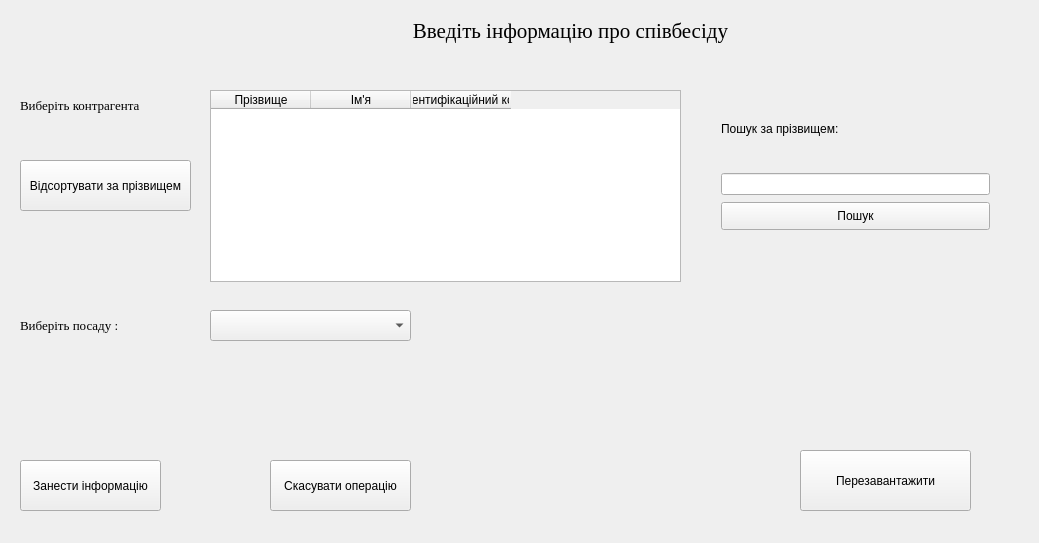
<?xml version="1.0" encoding="UTF-8"?>
<ui version="4.0">
 <class>interviewwindow</class>
 <widget class="QWidget" name="interviewwindow">
  <property name="geometry">
   <rect>
    <x>0</x>
    <y>0</y>
    <width>1039</width>
    <height>543</height>
   </rect>
  </property>
  <property name="windowTitle">
   <string>Form</string>
  </property>
  <widget class="QLabel" name="log_int_lb">
   <property name="geometry">
    <rect>
     <x>10</x>
     <y>10</y>
     <width>1121</width>
     <height>41</height>
    </rect>
   </property>
   <property name="font">
    <font>
     <family>Times New Roman</family>
     <pointsize>16</pointsize>
    </font>
   </property>
   <property name="text">
    <string>Введіть інформацію про співбесіду</string>
   </property>
   <property name="alignment">
    <set>Qt::AlignCenter</set>
   </property>
  </widget>
  <widget class="QLabel" name="label">
   <property name="geometry">
    <rect>
     <x>20</x>
     <y>90</y>
     <width>171</width>
     <height>31</height>
    </rect>
   </property>
   <property name="font">
    <font>
     <family>Times New Roman</family>
     <pointsize>10</pointsize>
    </font>
   </property>
   <property name="text">
    <string>Виберіть контрагента</string>
   </property>
  </widget>
  <widget class="QLabel" name="label_2">
   <property name="geometry">
    <rect>
     <x>20</x>
     <y>310</y>
     <width>171</width>
     <height>31</height>
    </rect>
   </property>
   <property name="font">
    <font>
     <family>Times New Roman</family>
     <pointsize>10</pointsize>
    </font>
   </property>
   <property name="text">
    <string>Виберіть посаду :</string>
   </property>
  </widget>
  <widget class="QPushButton" name="add_interview_button">
   <property name="geometry">
    <rect>
     <x>20</x>
     <y>460</y>
     <width>141</width>
     <height>51</height>
    </rect>
   </property>
   <property name="text">
    <string>Занести інформацію</string>
   </property>
  </widget>
  <widget class="QPushButton" name="cansel_button">
   <property name="geometry">
    <rect>
     <x>270</x>
     <y>460</y>
     <width>141</width>
     <height>51</height>
    </rect>
   </property>
   <property name="text">
    <string>Скасувати операцію</string>
   </property>
  </widget>
  <widget class="QTableWidget" name="contr_to_int_table">
   <property name="geometry">
    <rect>
     <x>210</x>
     <y>90</y>
     <width>471</width>
     <height>192</height>
    </rect>
   </property>
   <column>
    <property name="text">
     <string>Прізвище</string>
    </property>
   </column>
   <column>
    <property name="text">
     <string>Ім'я</string>
    </property>
   </column>
   <column>
    <property name="text">
     <string>Ідентифікаційний код</string>
    </property>
   </column>
  </widget>
  <widget class="QComboBox" name="position_cb">
   <property name="geometry">
    <rect>
     <x>210</x>
     <y>310</y>
     <width>201</width>
     <height>31</height>
    </rect>
   </property>
  </widget>
  <widget class="QLabel" name="error_label">
   <property name="geometry">
    <rect>
     <x>740</x>
     <y>310</y>
     <width>231</width>
     <height>101</height>
    </rect>
   </property>
   <property name="text">
    <string/>
   </property>
  </widget>
  <widget class="QPushButton" name="interview_sort_bt">
   <property name="geometry">
    <rect>
     <x>20</x>
     <y>160</y>
     <width>171</width>
     <height>51</height>
    </rect>
   </property>
   <property name="text">
    <string>Відсортувати за прізвищем</string>
   </property>
  </widget>
  <widget class="QLabel" name="error_label_2">
   <property name="geometry">
    <rect>
     <x>1290</x>
     <y>330</y>
     <width>271</width>
     <height>71</height>
    </rect>
   </property>
   <property name="text">
    <string/>
   </property>
  </widget>
  <widget class="QPushButton" name="search_contr_to_st_bt">
   <property name="geometry">
    <rect>
     <x>721</x>
     <y>202</y>
     <width>269</width>
     <height>28</height>
    </rect>
   </property>
   <property name="text">
    <string>Пошук</string>
   </property>
  </widget>
  <widget class="QLabel" name="search_contr_to_st_lb">
   <property name="geometry">
    <rect>
     <x>721</x>
     <y>91</y>
     <width>269</width>
     <height>75</height>
    </rect>
   </property>
   <property name="text">
    <string>Пошук за прізвищем:</string>
   </property>
  </widget>
  <widget class="QLineEdit" name="search_contr_to_st_edit">
   <property name="geometry">
    <rect>
     <x>721</x>
     <y>173</y>
     <width>269</width>
     <height>22</height>
    </rect>
   </property>
  </widget>
  <widget class="QPushButton" name="refresh_bt">
   <property name="geometry">
    <rect>
     <x>800</x>
     <y>450</y>
     <width>171</width>
     <height>61</height>
    </rect>
   </property>
   <property name="text">
    <string>Перезавантажити</string>
   </property>
  </widget>
 </widget>
 <resources/>
 <connections/>
</ui>
